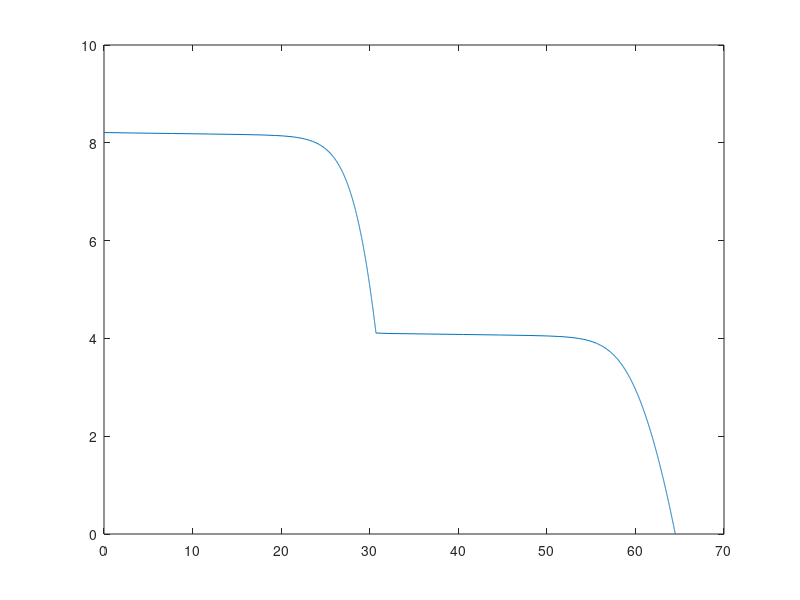
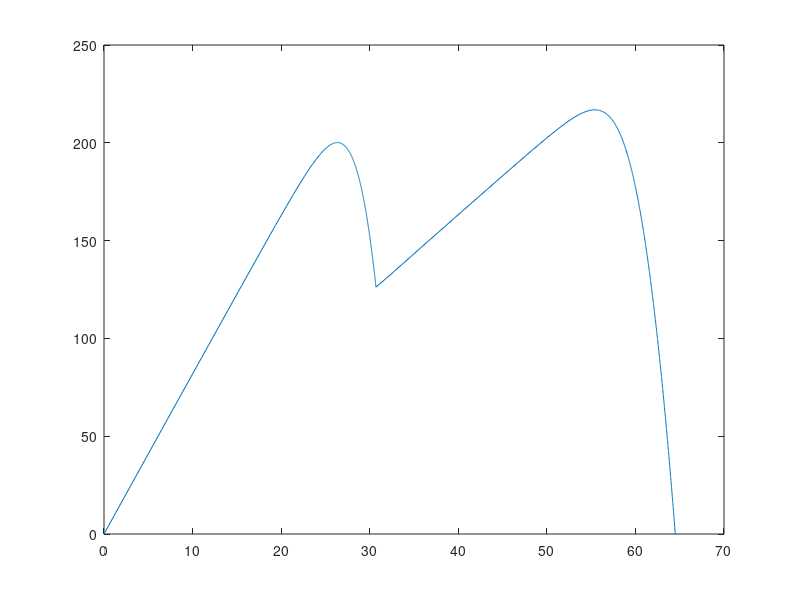

The MATLAB source for these figures, in order:

clc,clear
%%information from the KC200GT solar array datasheet
Vocn=32.9 ;
Iscn=8.21 ;
Imp=7.61 ;
Vmp=26.3 ;
Pmax_e=Vmp*Imp;
kv=-0.123;
ki=3.18e-3;
Ns=54;
%%constants 
q=1.60217646e-19;
k=1.3806503e-23;
eg=1.12;
% extracted parameter using method described in (Green Energy and Technology) S. Sumathi, L. Ashok Kumar, P. Surekha (auth.) - Solar PV and Wind Energy Conversion Systems_ An Introduction to Theory, Modeling with MATLAB_SIMULINK, and the Role of Soft Computing Techniques
a=1.3; % diode ideality factor 
%%nominal values
Tn=25+273.15;
Gn=1000;
%%adjusting algorithm
%the model is adjusted at nominal conditions
G=1000;
T=25+273.15;
Vtn=k*Tn/q;
Vt=k*T/q;
dT=T-Tn;
I0n=(Iscn+ki*dT)/(exp((Vocn+kv*dT)/a/Ns/Vtn)-1);
I0=I0n;
Rs=0.221;
Rp=415.405;
Ipvn=8.214;
Ipv=(Ipvn+ki*dT)*G/Gn;
Ipv2=0.5*Ipv;
 %solving et IV equation
    clear V2
    clear V1
    clear Vpv
    clear I
    clear Vd
    I=0:.01:8.21;
   % ii2=0:.1:0.2*Ipv;
    V1=zeros(1,size(I,2));
    V2=zeros(1,size(I,2));
    for j=1:size(I,2)
        %solves g=I-f(I,V)=0 with newton raphson
        g(j)=Ipv-I0*(exp((V1(j)+I(j)*Rs)/Vt/Ns/a)-1)-(V1(j)+I(j)*Rs)/Rp-I(j);
        while(abs(g(j))>0.001)
        g(j)=Ipv-I0*(exp((V1(j)+I(j)*Rs)/Vt/Ns/a)-1)-(V1(j)+I(j)*Rs)/Rp-I(j);
        glin(j)=-I0/Vt/Ns/a*exp((V1(j)+I(j)*Rs)/Vt/Ns/a)-1/Rp-1;
        V1_(j)=V1(j)-g(j)/glin(j);
        V1(j)=V1_(j);
        end
        g(j)=Ipv2-I0*(exp((V2(j)+I(j)*Rs)/Vt/Ns/a)-1)-(V2(j)+I(j)*Rs)/Rp-I(j);
        if I(j)<=Ipv2   
        while(abs(g(j))>0.001) 
        g(j)=Ipv2-I0*(exp((V2(j)+I(j)*Rs)/Vt/Ns/a)-1)-(V2(j)+I(j)*Rs)/Rp-I(j);
        glin(j)=-I0/Vt/Ns/a*exp((V2(j)+I(j)*Rs)/Vt/Ns/a)-1/Rp-1;
        V2_(j)=V2(j)-g(j)/glin(j);
        V2(j)=V2_(j);
        end
        end
        %V1(j)=Ns1*a*Vt*log((Ipv-I(j)+I0)/I0);
        %if I(j)<=0.5*Ipv
        %V2(j)=Ns2*a*Vt*log((0.5*Ipv-I(j)+I0)/I0);
        %end
    end
        
       % Vd(j)=-Vt*a*log((I(j)/I0)+1)   
    if V2<=0
            Vpv=V1;
        else
            Vpv=V1+V2;
    end
    P=Vpv.*I;
% Plot the IV and PV charastiristics
figure
plot(Vpv,I);
figure
plot(Vpv,P);